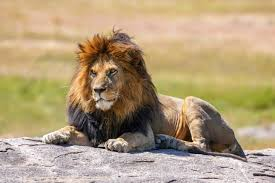
#> input picture downloads.jpg, 275 x 183 px
$ jupyter execute pc_tugas1.ipynb
#> lines starting #> are read from the running program, lines starting #| are printed output that depends on the picture
<a href="https://colab.research.google.com/github/agikwiyono/introDPI-if6b-0048/blob/main/pc_tugas1.ipynb" target="_parent"></a>

[cell 1]
from google.colab import drive
drive.mount('/content/drive')

[cell 2]
import cv2
import numpy as np
import matplotlib.pyplot as plt

[cell 3]
#baca gambar dari file
#cv2.imread() mengenmbalikan array numpy
img_bgr = cv2.imread('downloads.jpg')
#> img_bgr is the input picture: shape (183, 275, 3); mean B, G, R 124, 157.4, 177.8

# Resize agar tidak terlalu besar
img_bgr = cv2.resize(img_bgr, (300, 450))
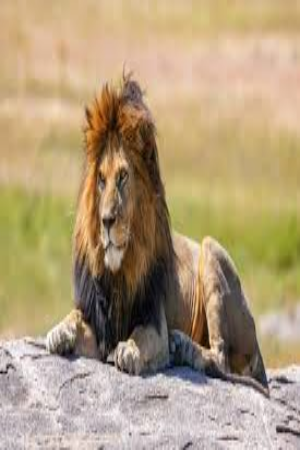
#> img_bgr: shape (450, 300, 3); mean B, G, R 123.9, 157.3, 177.7

# cektipe data : ternyata sudah arrayy numpy!
print ("Tipe data:", type(img_bgr))
#| Tipe data: <class 'numpy.ndarray'>
print ("Shape    :", img_bgr.shape)
#| Shape    : (450, 300, 3)
print ("Dtype    :", img_bgr.dtype)
#| Dtype    : uint8

print ()
print("Artinta:")
print(f" Tinggi  = {img_bgr.shape[0]} piksel")
#|  Tinggi  = 450 piksel
print(f" Lebar   = {img_bgr.shape[1]} piksel")
#|  Lebar   = 300 piksel
print(f" Channel = {img_bgr.shape[2]} (BGR)")
#|  Channel = 3 (BGR)

img_rgb = cv2.cvtColor(img_bgr, cv2.COLOR_BGR2RGB)


plt.figure(figsize=(4, 6))
plt.imshow(img_rgb)
plt.title('gambarsinga')
plt.axis('off')
plt.show()

# New Section

[cell 4]
import cv2
import matplotlib.pyplot as plt
import matplotlib.patches as patches


img_bgr = cv2.resize(img_bgr, (300, 450))


img_gray = cv2.cvtColor(img_bgr, cv2.COLOR_BGR2GRAY)
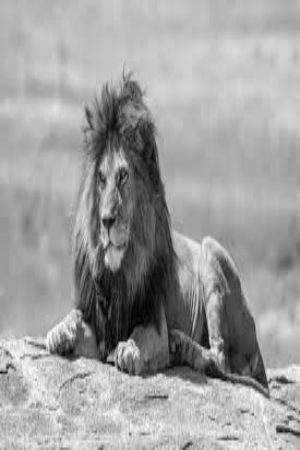
#> img_gray: shape (450, 300); min 1, max 252, mean 159.6

area_kecil = img_gray [200:208, 180:188]
print("===MATRIKS f(x.y) - Area 8x8 Pixsel ===")
print("Setiap angka = nilai intensitas 1 piksel (0=hitam, 255=putih)")
print()
print(area_kecil)
#| [[178 178 178 178 178 178 180 180]
#|  [177 177 177 176 176 176 177 177]
#|  [177 177 177 175 175 174 175 175]
#|  [176 176 176 174 173 172 173 173]
#|  [176 176 176 172 171 171 171 171]
#|  [175 175 175 171 170 169 169 169]
#|  [174 174 174 170 168 168 168 167]
#|  [173 173 173 169 167 167 166 165]]
print()
print("Contoh baca:", f"f(180,200) ={img_gray[200, 180]}")
#| Contoh baca: f(180,200) =178
print("Contoh baca:", f"f(181,201) ={img_gray[201, 181]}")
#| Contoh baca: f(181,201) =177

fig, axes = plt.subplots(1, 2, figsize=(12, 5))

axes[0].imshow(img_gray, cmap='gray' , vmin=0, vmax=255)
axes[0].set_title('Gambar Grayscale')
axes[0].axis('off')

rect = patches.Rectangle((180, 200), 8, 8, linewidth=2, edgecolor='red', facecolor='none')
axes[0].add_patch(rect)
axes[0].text (190, 195, 'area ini\ndizoom', color='red', fontsize=8)

axes[1].imshow(area_kecil, cmap='gray', vmin=0, vmax=255)
for i in range(8):
  for j in range(8):
    nilai = area_kecil[i, j]
    warna_teks = 'white' if nilai < 128 else 'black'
    axes[1].text(j, i, str(nilai), ha='center', va='center',fontsize=9, color=warna_teks, fontweight='bold')
axes[1].set_title('zoom 8x8 piksel\nAngka = nilai f(x,y)')
axes[1].axis('off')

plt.suptitle('Silde 4; representasi matematis f(x,y)', fontweight='bold')
plt.tight_layout()
plt.show()
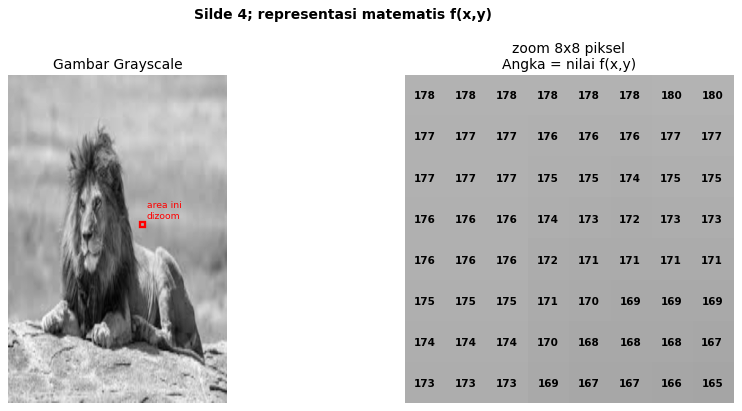
#> figure drawn by matplotlib, 2 panels

[cell 5]
import cv2
import matplotlib.pyplot as plt
import matplotlib.patches as patches

img_bgr = cv2.imread('downloads.jpg') # Pastikan file gambar.jpg ada di folder yang sama
img_bgr = cv2.resize(img_bgr, (300, 450))

img_rgb = cv2.cvtColor(img_bgr, cv2.COLOR_BGR2RGB)
img_gray = cv2.cvtColor(img_bgr, cv2.COLOR_BGR2GRAY)

print("=== INFO DIMENSI GAMBAR ===")
print(f"Dimensi Grayscale : {img_gray.shape}")
#| Dimensi Grayscale : (450, 300)
print(f"Dimensi RGB       : {img_rgb.shape}\n")
#| Dimensi RGB       : (450, 300, 3)

y1, y2, x1, x2 = 200, 208, 180, 188
matrix_gray = img_gray[y1:y2, x1:x2]
matrix_rgb = img_rgb[y1:y2, x1:x2]

print("=== MATRIKS f(x,y) GRAYSCALE 8x8 ===")
print(matrix_gray, "\n")
#| [[178 178 178 178 178 178 180 180]
#|  [177 177 177 176 176 176 177 177]
#|  [177 177 177 175 175 174 175 175]
#|  [176 176 176 174 173 172 173 173]
#|  [176 176 176 172 171 171 171 171]
#|  [175 175 175 171 170 169 169 169]
#|  [174 174 174 170 168 168 168 167]
#|  [173 173 173 169 167 167 166 165]]

print("=== MATRIKS f(x,y) RGB 8x8 ===")
print(matrix_rgb, "\n")
#> (printed output is left out)

fig, ax = plt.subplots(1, 3, figsize=(15, 5))

ax[0].imshow(img_rgb)
ax[0].set_title("Citra Asli (RGB)")
ax[0].axis('off')
ax[0].add_patch(patches.Rectangle((x1, y1), 8, 8, linewidth=2, edgecolor='red', facecolor='none'))

ax[1].imshow(matrix_gray, cmap='gray', vmin=0, vmax=255)
ax[1].set_title("Zoom 8x8 (Grayscale)")
ax[1].axis('off')
for i in range(8):
    for j in range(8):
        val = matrix_gray[i, j]
        color = 'white' if val < 128 else 'black'
        ax[1].text(j, i, str(val), ha='center', va='center', color=color, fontsize=8)

ax[2].imshow(matrix_rgb)
ax[2].set_title("Zoom 8x8 (RGB)")
ax[2].axis('off')
for i in range(8):
    for j in range(8):
        r, g, b = matrix_rgb[i, j]
        lum = (0.299 * r) + (0.587 * g) + (0.114 * b)
        color = 'white' if lum < 128 else 'black'
        ax[2].text(j, i, f"{r}\n{g}\n{b}", ha='center', va='center', color=color, fontsize=7)

plt.tight_layout()
plt.show()
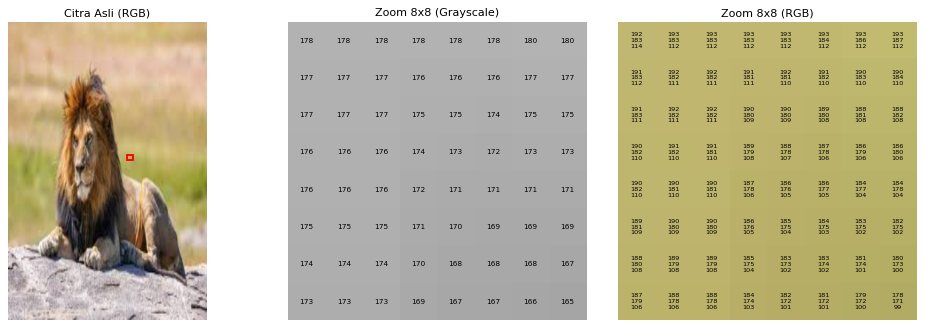
#> figure drawn by matplotlib, 3 panels
